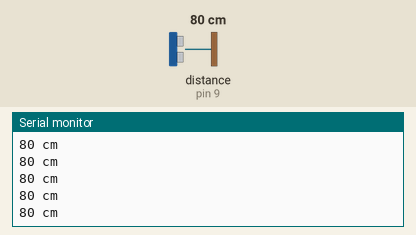
Bench run of a sketch on a simulated Arduino Uno, built with avr-gcc and run on an emulated ATmega328P. Shown: the last lines printed to the serial monitor. Wiring (inferred from the names in the program): ultrasonic range finder: trigger pin 10; echo pin 9. The test bench sets the inputs (shaded band); at power-on: distance to the obstacle (sensor on pin 9) 80 cm. The echo pulse lasts 58.3 µs per cm.

Above: at 1.2 s.
1.3 s: distance to the obstacle (sensor on pin 9) set to 2 cm
At 1.6 s:
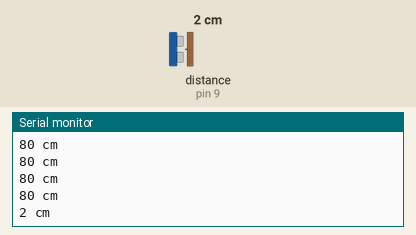
2.8 s: distance to the obstacle (sensor on pin 9) set to 4 cm
At 2.81 s:
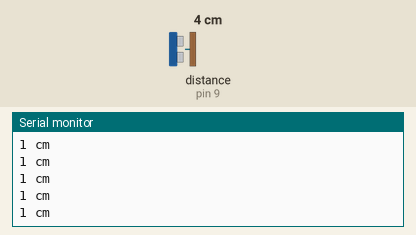
4.3 s: distance to the obstacle (sensor on pin 9) set to 2 cm
At 4.43 s:
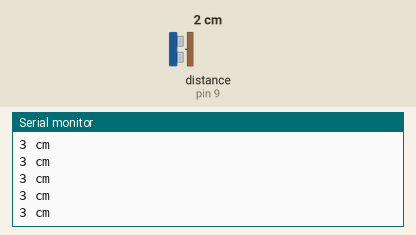
Timing chart, 0 to 7.3 s (numbered marks = the images above; inputs shaded):
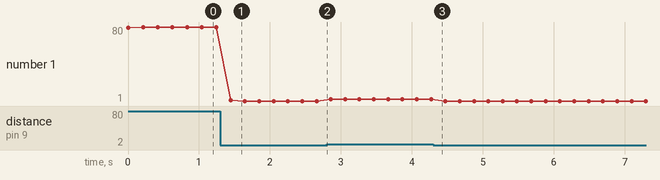

Measured:
- after the input at 1.3 s, the serial monitor: prints a new line after 0.15 s (image 1)
- plotted number 1: 80 → 1 after the input at 1.3 s, 1 → 3 after the input at 2.8 s

The sketch:

practica_6.ino
```cpp
//Declarar variables y pines
int TRIG = 10;    // Trigger Pin 10
int ECHO = 9;     // Echo Pin 9

//Variables de duracion y tiempo
int duracion;
int distancia;

void setup(){
  Serial.begin(9600);     //Inicializar la comunicacion
  pinMode(TRIG, OUTPUT);  //Definir trigger como salida
  pinMode(ECHO, INPUT);   //Definir echo como entrada
}

void loop(){
  //Genera el pulso que se envia
  digitalWrite(TRIG, HIGH); //Pulso alto
  delay(1);                 //Tiempo de espera
  digitalWrite(TRIG, LOW);  //Pulso bajo

  //Devuelve un tie mpo en microsegundos
  duracion = pulseIn(ECHO, HIGH);
  distancia = duracion / 58.2; //Calculo de distancia en cm
  Serial.print(distancia);     //Imprimir distancia
  Serial.println(" cm");       //Imprimir unidad
  delay(200);                  //Tiempo de espera
}
```
